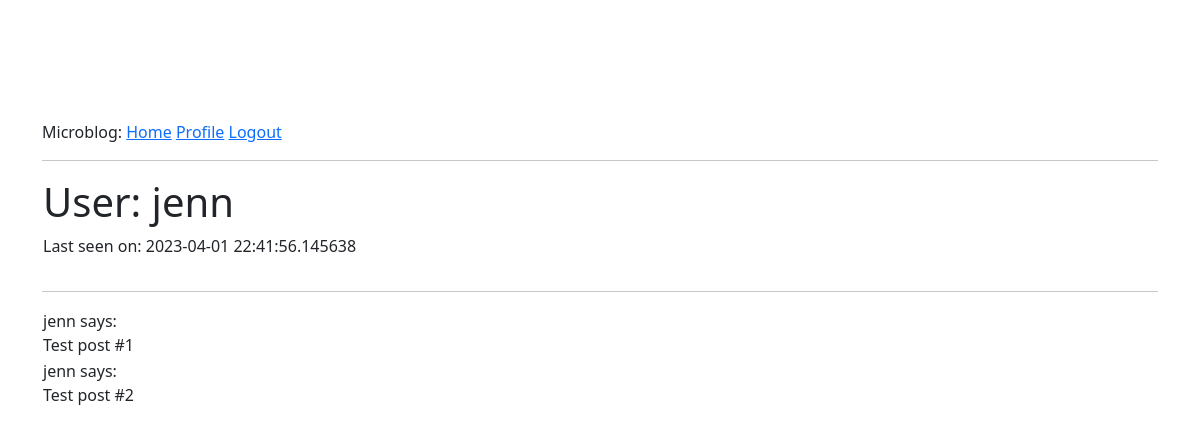
/user/jenn (signed in), run on the app's committed database.
### app/models.py (models this page shows, shortened)
class User(UserMixin, db.Model):
    id = db.Column(db.Integer, primary_key=True)
    username = db.Column(db.String(64), index = True, unique = True)
    email = db.Column(db.String(120), index = True, unique = True)
    password_hash = db.Column(db.String(128))
    about_me = db.Column(db.String(140))
    last_seen = db.Column(db.DateTime, default=datetime.utcnow)
    posts = db.relationship('Post', backref='author', lazy='dynamic')

### app/routes.py (the view)
@app.route('/user/<username>') #using dynamic component <>
@login_required # only make the profile available to logged in user.
def user(username):
    user = User.query.filter_by(username = username).first_or_404()
    posts = [
        {'author':user, 'body':'Test post #1'},
        {'author': user, 'body':'Test post #2'}
    ]
    return render_template('user.html', user=user, posts=posts)

### app/models.py (called while the page is built)
@login.user_loader
def load_user(id):
    return User.query.get(int(id))
    print("Loading user:", id)

### app/routes.py (called while the page is built)
@app.before_request
def before_request():
    if current_user.is_authenticated:
        current_user.last_seen = datetime.utcnow()
        db.session.commit()

### app/templates/user.html (shortened to what this page needs)
{% extends "base.html" %}
{% block content %}
    <table>
        <tr valign="top">
       <td>
            <h1>User: {{ user.username }}</h1>
            {% if user.last_seen %}<p>Last seen on: {{ user.last_seen}}</p>{% endif %}
       </td>
       </tr>
    </table>
    <hr>
    {% for post in posts %}
        {% include '_post.html' %}
    {% endfor %}
{% endblock %}

### app/templates/_post.html
<table>
    <tr valign="top">
        <td>{{ post.author.username }} says:<br>{{ post.body }}
        </td>
    </tr>
</table>

### data on the page
User: username "jenn", last_seen "2023-04-01 22:41:56.145638", author.username "jenn" "jenn"

### other printed values
{{ post.body }} "Test post #1" "Test post #2"
